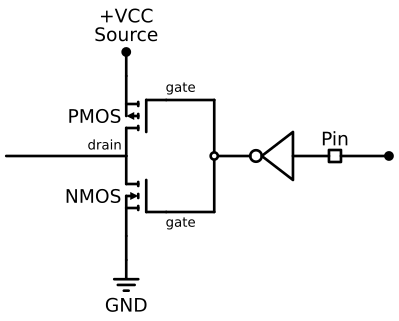

Write the Python code that produced this figure.
import schemdraw
from schemdraw import dsp, logic
from schemdraw import elements as elem

with schemdraw.Drawing() as d:
    d.config(unit=0.5)

    pmos = elem.PMos().reverse().label("PMOS", "left")
    nmos = elem.NMos().reverse().label("NMOS", "left")

    P = (
        logic.Line()
        .right(d.unit * 2)
        .at(pmos.gate)
        .label("gate", "top", ofst=(-0.2, 0.1), fontsize=10)
    )
    N = (
        logic.Line()
        .right(d.unit * 2)
        .at(nmos.gate)
        .label("gate", "bottom", ofst=(-0.2, -0.1), fontsize=10)
    )

    mid_point = (P.end[0], pmos.drain[1])
    logic.Line().right(d.unit * 1.5).at(mid_point).idot(open=True)
    A = logic.Not().reverse()
    logic.Line().right(d.unit * 1.5).at(A.in1)
    dsp.Square().scale(d.unit * 0.5).label("Pin", "top", ofst=(0, 0.2))
    logic.Line().right(d.unit * 2).dot()

    logic.Wire("|-").at(mid_point).to(P.end)
    logic.Wire("|-").at(mid_point).to(N.end)

    logic.Line().left(d.unit * 5).at(pmos.drain).label(
        "drain", ofst=(-0.8, -0.1), fontsize=10
    )

    logic.Line().up().at(pmos.source).dot().label("+VCC\nSource", "right")
    logic.Line().down().at(nmos.source)
    elem.Ground().label("GND", "bottom")

    image_bytes = d.get_imagedata("svg")

with open("input-buffer.svg", "wb") as f:
    f.write(image_bytes)
